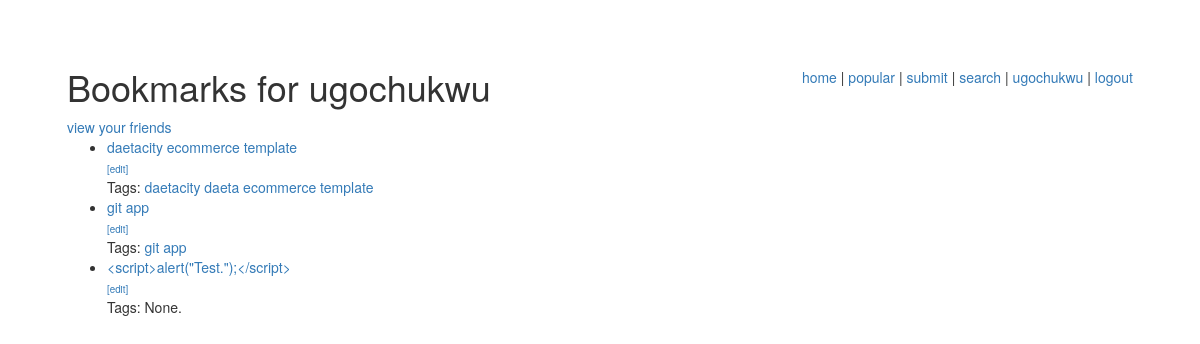
/bookmarks/user/ugochukwu/ (signed in), run on an earlier commit of the app's database.
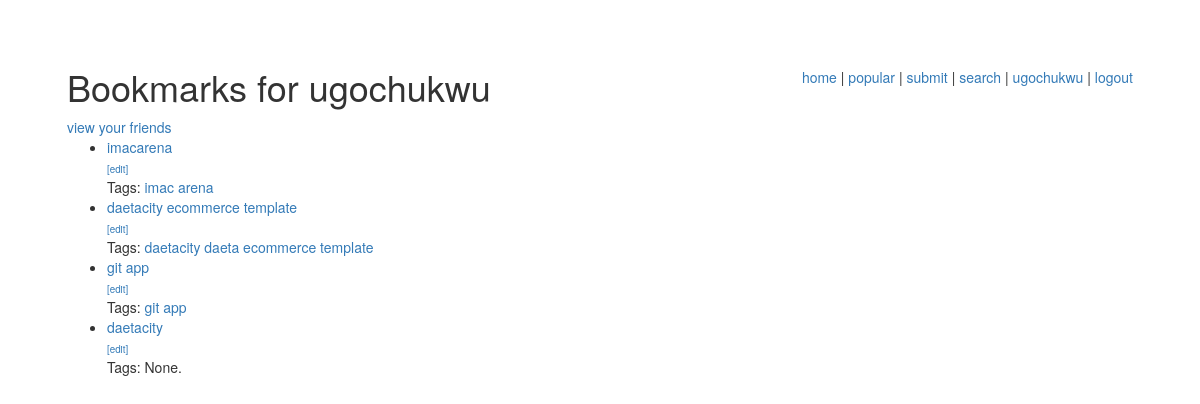
And on a later commit of the database.
### bookmarks/models.py (models this page shows, shortened)
class Bookmark(models.Model):
    title = models.CharField(max_length=200)
    user = models.ForeignKey(User)
    link = models.ForeignKey(Link)

class Tag(models.Model):
    name = models.CharField(max_length=64, unique=True)
    bookmarks = models.ManyToManyField(Bookmark)

### bookmarks/views.py (the view)
# urls.py: url(r'^user/(\w+)/$',views.user_page, name='user_page'),
def user_page(request, username):
    user = get_object_or_404(User, username=username)
    bookmarks = user.bookmark_set.order_by('-id')
    is_friend = Friendship.objects.filter(from_friend=request.user,to_friend=user )
    variables = RequestContext(request, {
        'bookmarks': bookmarks,
        'username': username,
        'show_tags': True,
        'show_edit': username == request.user.username,
        'is_friend': is_friend,
        })
    return render_to_response('bookmarks/user_page.html', variables)

### bookmarks/templates/bookmarks/user_page.html (shortened to what this page needs)
{% extends "bookmarks/base.html" %}
{% block external %}
{% load staticfiles %}
{% endblock %}
{% block head %}Bookmarks for {{ username }}{% endblock %}
{% block content %}
{% ifequal user.username username %}
<a href="/bookmarks/friends/{{ username }}/">view your friends</a>
{% endifequal %}
{% include "bookmarks/bookmark_list.html" %}
{% endblock %}

### bookmarks/templates/bookmarks/bookmark_list.html (shortened to what this page needs)
{% if bookmarks %}
<ul class="bookmarks">
    {% for bookmark in bookmarks %}
        <li>        <a href="{{ bookmark.link.url | escape }}" class="title">          {{ bookmark.title | escape }}</a>        <br />
             {% if show_edit %}
            <a href="/bookmarks/save/?url={{ bookmark.link.url|urlencode }}"  class="edit">[edit]</a>
            {% endif %}        <br />
        {% if show_tags %}
            Tags:
            {% if bookmark.tag_set.all %}
            <ul class="tags">
                {% for tag in bookmark.tag_set.all %}
                    <li> <a href="/bookmarks/tag/{{ tag.name | urlencode  }}/">{{ tag.name |escape }}</a></li>
                {% endfor %}
            </ul>
            {% else %}
                None.
            {% endif %}
            <br />
        {% endif %}
        </li>
    {% endfor %}
</ul>
{% else %}
    <p>No bookmarks found.</p>
{% endif %}

What changed in the data, as far as the page shows it:
added Bookmark: title "imacarena"
added Tag: name "imac", shown under "imacarena"
added Tag: name "arena", shown under "imacarena"
changed Bookmark: title "<script>alert(\"Test.\");</script>" → "daetacity"
